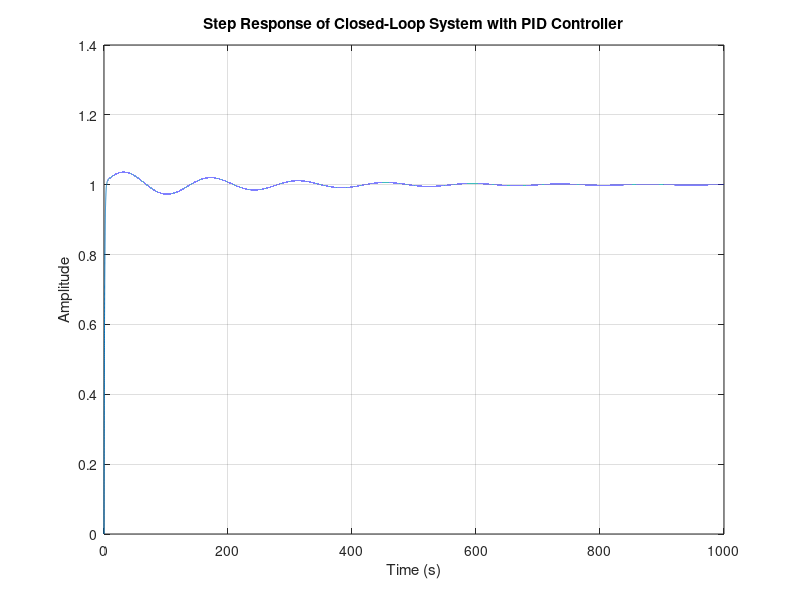

Recreate this plot in MATLAB.
% Define the transfer function variable 's'
s = tf('s');

% PID controller parameters
k = 1000;
ki = 200;
kd = 100000;

% Plant transfer function (system to be controlled)
G = (0.00001089) / (s^2 + 0.003*s + 0.00001089);

% PID controller transfer function
Gc = k + (ki/s) + (kd*s);

% Closed-loop system with PID feedback
sys_cl = feedback(G * Gc, 1);

% Time vector for simulation
t = 0:0.01:1000;

% Step response of the closed-loop system
[y, t] = step(sys_cl, t);

% Plot the step response
figure;
plot(t, y);
grid on;

% Graph labels and title
title('Step Response of Closed-Loop System with PID Controller');
xlabel('Time (s)');
ylabel('Amplitude');

% Calculate and display maximum overshoot (Mp)
Mp = (max(y) - 1) * 100;
disp(['Maximum Overshoot (Mp): ', num2str(Mp), '%']);

% Discretize the PID controller using Tustin's method with a sampling time of 0.01 seconds
discr = c2d(Gc, 0.01, 'tustin');
